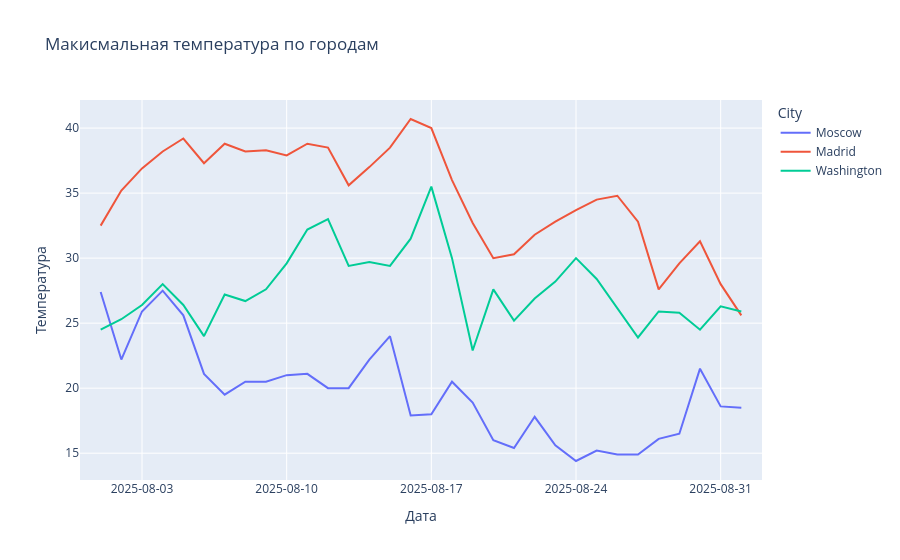
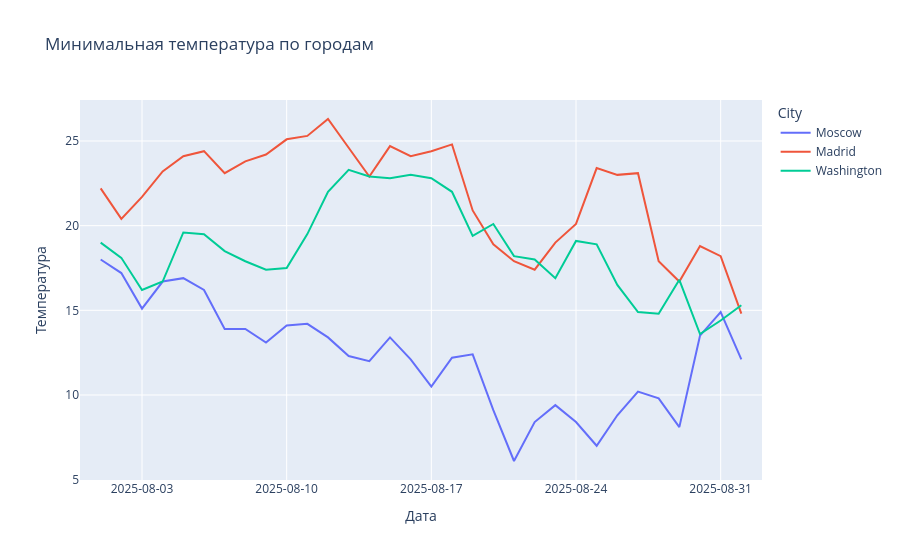

Write notebook code for charts like these, in order.
### Code cell
import plotly.express as px
import matplotlib.pyplot as plt

fig_max = px.line(data_united, x='Date', y='Temp_max', color='City',
                  title='Макисмальная температура по городам',
                  labels={'Date':'Дата', 'Temp_max':'Температура'})

fig_min = px.line(data_united, x='Date', y='Temp_min', color='City',
                  title='Минимальная температура по городам',
                  labels={'Date':'Дата', 'Temp_min':'Температура'})

fig_max.update_xaxes(tickformat='%Y-%m-%d', range=['2025-07-31','2025-09-02'])
fig_min.update_xaxes(tickformat='%Y-%m-%d', range=['2025-07-31','2025-09-02'])

fig_max.show()
fig_min.show()

### Figure 1 — Plotly figure (JSON) as saved in the notebook; plotly's stock layout.template omitted (floating-point values rounded to 4 significant figures)
{"data": [{"hovertemplate": "City=Moscow<br>Дата=%{x}<br>Температура=%{y}<extra></extra>", "legendgroup": "Moscow", "line": {"color": "#636efa", "dash": "solid"}, "marker": {"symbol": "circle"}, "mode": "lines", "name": "Moscow", "orientation": "v", "showlegend": true, "type": "scatter", "x": ["2025-08-01", "2025-08-02", "2025-08-03", "2025-08-04", "2025-08-05", "2025-08-06", "2025-08-07", "2025-08-08", "2025-08-09", "2025-08-10", "2025-08-11", "2025-08-12", "2025-08-13", "2025-08-14", "2025-08-15", "2025-08-16", "2025-08-17", "2025-08-18", "2025-08-19", "2025-08-20", "2025-08-21", "2025-08-22", "2025-08-23", "2025-08-24", "2025-08-25", "2025-08-26", "2025-08-27", "2025-08-28", "2025-08-29", "2025-08-30", "2025-08-31", "2025-09-01"], "xaxis": "x", "y": [27.4, 22.2, 25.9, 27.5, 25.6, 21.1, 19.5, 20.5, 20.5, 21.0, 21.1, 20.0, 20.0, 22.2, 24.0, 17.9, 18.0, 20.5, 18.9, 16.0, 15.4, 17.8, 15.6, 14.4, 15.2, 14.9, 14.9, 16.1, 16.5, 21.5, 18.6, 18.5], "yaxis": "y"}, {"hovertemplate": "City=Madrid<br>Дата=%{x}<br>Температура=%{y}<extra></extra>", "legendgroup": "Madrid", "line": {"color": "#EF553B", "dash": "solid"}, "marker": {"symbol": "circle"}, "mode": "lines", "name": "Madrid", "orientation": "v", "showlegend": true, "type": "scatter", "x": ["2025-08-01", "2025-08-02", "2025-08-03", "2025-08-04", "2025-08-05", "2025-08-06", "2025-08-07", "2025-08-08", "2025-08-09", "2025-08-10", "2025-08-11", "2025-08-12", "2025-08-13", "2025-08-14", "2025-08-15", "2025-08-16", "2025-08-17", "2025-08-18", "2025-08-19", "2025-08-20", "2025-08-21", "2025-08-22", "2025-08-23", "2025-08-24", "2025-08-25", "2025-08-26", "2025-08-27", "2025-08-28", "2025-08-29", "2025-08-30", "2025-08-31", "2025-09-01"], "xaxis": "x", "y": [32.5, 35.2, 36.9, 38.2, 39.2, 37.3, 38.8, 38.2, 38.3, 37.9, 38.8, 38.5, 35.6, 37.0, 38.5, 40.7, 40.0, 36.0, 32.7, 30.0, 30.3, 31.8, 32.8, 33.7, 34.5, 34.8, 32.8, 27.6, 29.6, 31.3, 28.0, 25.6], "yaxis": "y"}, {"hovertemplate": "City=Washington<br>Дата=%{x}<br>Температура=%{y}<extra></extra>", "legendgroup": "Washington", "line": {"color": "#00cc96", "dash": "solid"}, "marker": {"symbol": "circle"}, "mode": "lines", "name": "Washington", "orientation": "v", "showlegend": true, "type": "scatter", "x": ["2025-08-01", "2025-08-02", "2025-08-03", "2025-08-04", "2025-08-05", "2025-08-06", "2025-08-07", "2025-08-08", "2025-08-09", "2025-08-10", "2025-08-11", "2025-08-12", "2025-08-13", "2025-08-14", "2025-08-15", "2025-08-16", "2025-08-17", "2025-08-18", "2025-08-19", "2025-08-20", "2025-08-21", "2025-08-22", "2025-08-23", "2025-08-24", "2025-08-25", "2025-08-26", "2025-08-27", "2025-08-28", "2025-08-29", "2025-08-30", "2025-08-31", "2025-09-01"], "xaxis": "x", "y": [24.5, 25.3, 26.4, 28.0, 26.4, 24.0, 27.2, 26.7, 27.6, 29.6, 32.2, 33.0, 29.4, 29.7, 29.4, 31.5, 35.5, 30.0, 22.9, 27.6, 25.2, 26.9, 28.2, 30.0, 28.4, 26.2, 23.9, 25.9, 25.8, 24.5, 26.3, 25.9], "yaxis": "y"}], "layout": {"legend": {"title": {"text": "City"}, "tracegroupgap": 0}, "title": {"text": "Макисмальная температура по городам"}, "xaxis": {"anchor": "y", "domain": [0, 1], "range": ["2025-07-31", "2025-09-02"], "tickformat": "%Y-%m-%d", "title": {"text": "Дата"}}, "yaxis": {"anchor": "x", "domain": [0, 1], "title": {"text": "Температура"}}}}

### Figure 2 — Plotly figure (JSON) as saved in the notebook; plotly's stock layout.template omitted (floating-point values rounded to 4 significant figures)
{"data": [{"hovertemplate": "City=Moscow<br>Дата=%{x}<br>Температура=%{y}<extra></extra>", "legendgroup": "Moscow", "line": {"color": "#636efa", "dash": "solid"}, "marker": {"symbol": "circle"}, "mode": "lines", "name": "Moscow", "orientation": "v", "showlegend": true, "type": "scatter", "x": ["2025-08-01", "2025-08-02", "2025-08-03", "2025-08-04", "2025-08-05", "2025-08-06", "2025-08-07", "2025-08-08", "2025-08-09", "2025-08-10", "2025-08-11", "2025-08-12", "2025-08-13", "2025-08-14", "2025-08-15", "2025-08-16", "2025-08-17", "2025-08-18", "2025-08-19", "2025-08-20", "2025-08-21", "2025-08-22", "2025-08-23", "2025-08-24", "2025-08-25", "2025-08-26", "2025-08-27", "2025-08-28", "2025-08-29", "2025-08-30", "2025-08-31", "2025-09-01"], "xaxis": "x", "y": [18.0, 17.2, 15.1, 16.7, 16.9, 16.2, 13.9, 13.9, 13.1, 14.1, 14.2, 13.4, 12.3, 12.0, 13.4, 12.1, 10.5, 12.2, 12.4, 9.1, 6.1, 8.4, 9.4, 8.4, 7.0, 8.8, 10.2, 9.8, 8.1, 13.5, 14.9, 12.1], "yaxis": "y"}, {"hovertemplate": "City=Madrid<br>Дата=%{x}<br>Температура=%{y}<extra></extra>", "legendgroup": "Madrid", "line": {"color": "#EF553B", "dash": "solid"}, "marker": {"symbol": "circle"}, "mode": "lines", "name": "Madrid", "orientation": "v", "showlegend": true, "type": "scatter", "x": ["2025-08-01", "2025-08-02", "2025-08-03", "2025-08-04", "2025-08-05", "2025-08-06", "2025-08-07", "2025-08-08", "2025-08-09", "2025-08-10", "2025-08-11", "2025-08-12", "2025-08-13", "2025-08-14", "2025-08-15", "2025-08-16", "2025-08-17", "2025-08-18", "2025-08-19", "2025-08-20", "2025-08-21", "2025-08-22", "2025-08-23", "2025-08-24", "2025-08-25", "2025-08-26", "2025-08-27", "2025-08-28", "2025-08-29", "2025-08-30", "2025-08-31", "2025-09-01"], "xaxis": "x", "y": [22.2, 20.4, 21.7, 23.2, 24.1, 24.4, 23.1, 23.8, 24.2, 25.1, 25.3, 26.3, 24.6, 22.9, 24.7, 24.1, 24.4, 24.8, 20.9, 18.9, 17.9, 17.4, 19.0, 20.1, 23.4, 23.0, 23.1, 17.9, 16.7, 18.8, 18.2, 14.8], "yaxis": "y"}, {"hovertemplate": "City=Washington<br>Дата=%{x}<br>Температура=%{y}<extra></extra>", "legendgroup": "Washington", "line": {"color": "#00cc96", "dash": "solid"}, "marker": {"symbol": "circle"}, "mode": "lines", "name": "Washington", "orientation": "v", "showlegend": true, "type": "scatter", "x": ["2025-08-01", "2025-08-02", "2025-08-03", "2025-08-04", "2025-08-05", "2025-08-06", "2025-08-07", "2025-08-08", "2025-08-09", "2025-08-10", "2025-08-11", "2025-08-12", "2025-08-13", "2025-08-14", "2025-08-15", "2025-08-16", "2025-08-17", "2025-08-18", "2025-08-19", "2025-08-20", "2025-08-21", "2025-08-22", "2025-08-23", "2025-08-24", "2025-08-25", "2025-08-26", "2025-08-27", "2025-08-28", "2025-08-29", "2025-08-30", "2025-08-31", "2025-09-01"], "xaxis": "x", "y": [19.0, 18.1, 16.2, 16.7, 19.6, 19.5, 18.5, 17.9, 17.4, 17.5, 19.5, 22.0, 23.3, 22.9, 22.8, 23.0, 22.8, 22.0, 19.4, 20.1, 18.2, 18.0, 16.9, 19.1, 18.9, 16.5, 14.9, 14.8, 16.8, 13.6, 14.4, 15.3], "yaxis": "y"}], "layout": {"legend": {"title": {"text": "City"}, "tracegroupgap": 0}, "title": {"text": "Минимальная температура по городам"}, "xaxis": {"anchor": "y", "domain": [0, 1], "range": ["2025-07-31", "2025-09-02"], "tickformat": "%Y-%m-%d", "title": {"text": "Дата"}}, "yaxis": {"anchor": "x", "domain": [0, 1], "title": {"text": "Температура"}}}}
